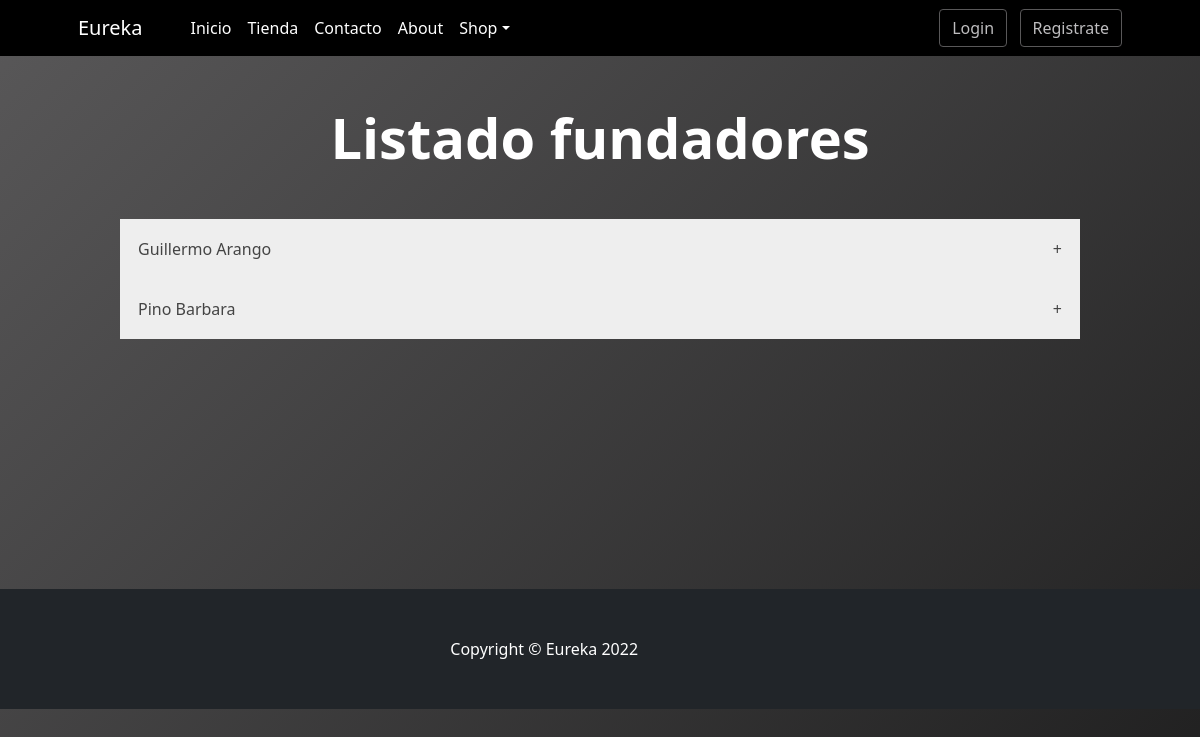
Before: /about/listar_fundador/ with the older database file.
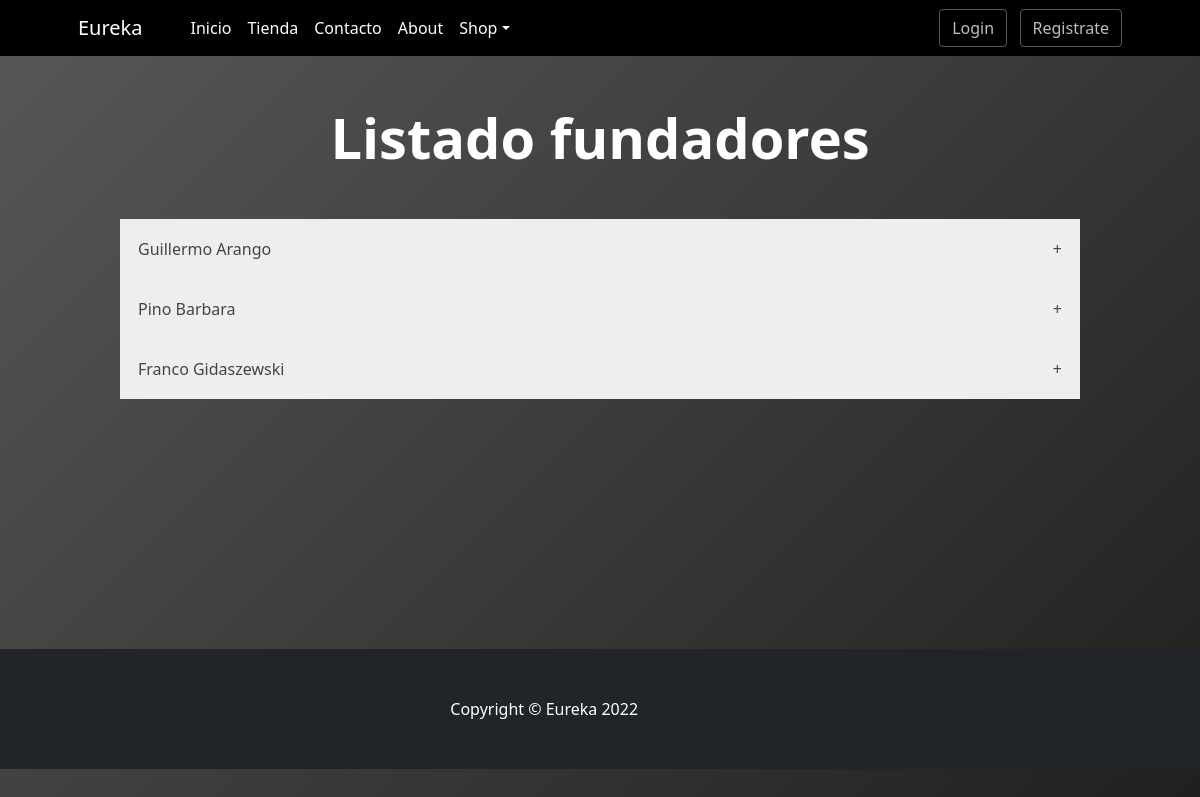
After: the same page with the newer database file.
### About/models.py (models this page shows)
class Fundador(models.Model):
    nombre_completo=models.CharField(max_length=100)
    historia=models.TextField(max_length=500)
    imagen=models.ImageField(null=True, blank=True,upload_to="fundador/")
    created=models.DateTimeField(default=datetime.now())
    updated=models.DateTimeField(default=datetime.now())

### About/views.py (the view)
# urls.py: path('listar_fundador/', listar_fundador, name='about-listar-fundador'),
def listar_fundador(request):
    fundadores=Fundador.objects.all()
    contexto={"fundadores":fundadores}
    return render(request, 'About/listar_fundadores.html',contexto)

### carro/context_processor.py (called while the page is built)
def importe_total_carro(request):
    total=0
    if request.user.is_authenticated:
        if 'carro' in request.session:
            for key , value in request.session["carro"].items():
                total=total+(float(value["precio"])*value["cantidad"])
    else:
        total="debes hacer login"
    return {"importe_total_carro":total}

### About/templates/About/listar_fundadores.html (shortened to what this page needs)
{% extends 'Home/base.html'%} {% block contenido %} {% load static %}
<div class="container px-4 px-lg-5 my-5">
  <div class="text-center text-white">
    <h1 class="display-4 fw-bolder">Listado fundadores</h1>
  </div>
</div>
<div class="contenedor-acordiones">
  {%if fundadores%} {% for fundador in fundadores%}
  <button class="accordion">{{fundador.nombre_completo}} <span>+</span></button>
  {%endfor%} {%else%}
  <p style="color: white !important">No hay Fundadores</p>
  {%endif%}
</div>
{% endblock %}

Changed rows visible on the page:
added Fundador: nombre_completo "Franco Gidaszewski"
